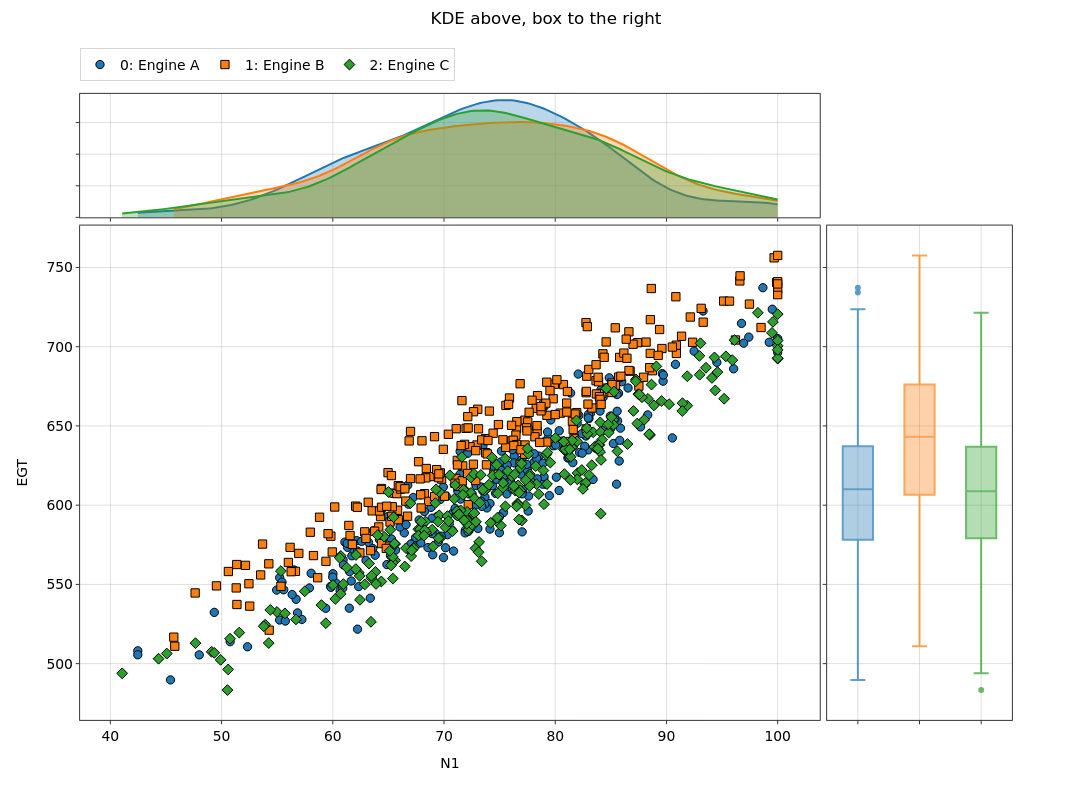

The notebook cell saved with this chart:
### Markdown cell above
## 4. `marginal_x` / `marginal_y` — per-side control

`marginal_x` and `marginal_y` override the kind for one side. Pass `False` to
drop that strip entirely — the main panel then grows into the freed space.

### Code cell
nb = build()
nb.plot_marginal(x='N1', y='EGT', marginal_x='kde', marginal_y='box',
                 suptitle='KDE above, box to the right')

### Figure 1 — Plotly figure (JSON) as saved in the notebook; plotly's stock layout.template omitted (floating-point values rounded to 4 significant figures; data arrays with more than 128 entries replaced by an {"elided": "..."} marker saying what was removed)
{"data": [{"hovertemplate": "<b><u>Set: 0</u></b><br><b>Engine A</b><br>N1: %{x:.2f}<br>EGT: %{y:.2f}<extra></extra>", "legendgroup": "group_0", "legendrank": 1000, "line": {"color": "#1f77b4", "width": 2}, "marker": {"color": "#1f77b4", "line": {"color": "black", "width": 1}, "size": 8.3, "symbol": "circle"}, "mode": "markers", "name": "0: Engine A", "opacity": 1, "showlegend": true, "type": "scatter", "x": {"elided": "250 float values"}, "xaxis": "x3", "y": {"elided": "250 float values"}, "yaxis": "y3"}, {"fill": "tozeroy", "fillcolor": "rgba(31,119,180,0.3)", "hovertemplate": "0: Engine A<br>%{x:.3g}: %{y:.3g}<extra></extra>", "legendgroup": "group_0", "legendrank": 1000, "line": {"color": "#1f77b4", "width": 2}, "mode": "lines", "name": "0: Engine A", "opacity": 0.7, "showlegend": false, "type": "scatter", "x": {"elided": "200 float values"}, "xaxis": "x", "y": {"elided": "200 float values"}, "yaxis": "y"}, {"legendgroup": "group_0", "legendrank": 1000, "line": {"color": "#1f77b4"}, "marker": {"color": "#1f77b4"}, "name": "0: Engine A", "opacity": 0.7, "orientation": "v", "showlegend": false, "type": "box", "xaxis": "x4", "y": {"elided": "250 float values"}, "yaxis": "y4"}, {"hovertemplate": "<b><u>Set: 1</u></b><br><b>Engine B</b><br>N1: %{x:.2f}<br>EGT: %{y:.2f}<extra></extra>", "legendgroup": "group_1", "legendrank": 1001, "line": {"color": "#ff7f0e", "width": 2}, "marker": {"color": "#ff7f0e", "line": {"color": "black", "width": 1}, "size": 8.3, "symbol": "square"}, "mode": "markers", "name": "1: Engine B", "opacity": 1, "showlegend": true, "type": "scatter", "x": {"elided": "250 float values"}, "xaxis": "x3", "y": {"elided": "250 float values"}, "yaxis": "y3"}, {"fill": "tozeroy", "fillcolor": "rgba(255,127,14,0.3)", "hovertemplate": "1: Engine B<br>%{x:.3g}: %{y:.3g}<extra></extra>", "legendgroup": "group_1", "legendrank": 1001, "line": {"color": "#ff7f0e", "width": 2}, "mode": "lines", "name": "1: Engine B", "opacity": 0.7, "showlegend": false, "type": "scatter", "x": {"elided": "200 float values"}, "xaxis": "x", "y": {"elided": "200 float values"}, "yaxis": "y"}, {"legendgroup": "group_1", "legendrank": 1001, "line": {"color": "#ff7f0e"}, "marker": {"color": "#ff7f0e"}, "name": "1: Engine B", "opacity": 0.7, "orientation": "v", "showlegend": false, "type": "box", "xaxis": "x4", "y": {"elided": "250 float values"}, "yaxis": "y4"}, {"hovertemplate": "<b><u>Set: 2</u></b><br><b>Engine C</b><br>N1: %{x:.2f}<br>EGT: %{y:.2f}<extra></extra>", "legendgroup": "group_2", "legendrank": 1002, "line": {"color": "#2ca02c", "width": 2}, "marker": {"color": "#2ca02c", "line": {"color": "black", "width": 1}, "size": 8.3, "symbol": "diamond"}, "mode": "markers", "name": "2: Engine C", "opacity": 1, "showlegend": true, "type": "scatter", "x": {"elided": "250 float values"}, "xaxis": "x3", "y": {"elided": "250 float values"}, "yaxis": "y3"}, {"fill": "tozeroy", "fillcolor": "rgba(44,160,44,0.3)", "hovertemplate": "2: Engine C<br>%{x:.3g}: %{y:.3g}<extra></extra>", "legendgroup": "group_2", "legendrank": 1002, "line": {"color": "#2ca02c", "width": 2}, "mode": "lines", "name": "2: Engine C", "opacity": 0.7, "showlegend": false, "type": "scatter", "x": {"elided": "200 float values"}, "xaxis": "x", "y": {"elided": "200 float values"}, "yaxis": "y"}, {"legendgroup": "group_2", "legendrank": 1002, "line": {"color": "#2ca02c"}, "marker": {"color": "#2ca02c"}, "name": "2: Engine C", "opacity": 0.7, "orientation": "v", "showlegend": false, "type": "box", "xaxis": "x4", "y": {"elided": "250 float values"}, "yaxis": "y4"}], "layout": {"barmode": "overlay", "height": 800, "hoverlabel": {"font": {"size": 13.9}}, "legend": {"font": {"size": 13.9}, "orientation": "h", "x": 0, "xanchor": "left", "y": 0.9397, "yanchor": "top", "yref": "container"}, "margin": {"r": 80, "t": 86.22}, "meta": {"uc_legend_rows": 1}, "showlegend": true, "title": {"font": {"size": 16.7}, "text": "KDE above, box to the right", "x": 0.5, "xanchor": "center", "y": 0.985, "yanchor": "top", "yref": "container"}, "width": 1200, "xaxis": {"anchor": "y", "domain": [0.0, 0.7938], "matches": "x3", "showticklabels": false, "tickfont": {"size": 13.9}, "title": {"font": {"size": 13.9}}}, "xaxis2": {"anchor": "y2", "domain": [0.8002, 1.0], "tickfont": {"size": 13.9}, "title": {"font": {"size": 13.9}}, "visible": false}, "xaxis3": {"anchor": "y3", "domain": [0.0, 0.7938], "tickfont": {"size": 13.9}, "title": {"font": {"size": 13.9}, "standoff": 15, "text": "N1"}}, "xaxis4": {"anchor": "y4", "domain": [0.8015, 1.0], "showticklabels": false, "tickfont": {"size": 13.9}, "title": {"font": {"size": 13.9}}}, "yaxis": {"anchor": "x", "domain": [0.8026, 1.0], "showticklabels": false, "tickfont": {"size": 13.9}, "title": {"font": {"size": 13.9}}}, "yaxis2": {"anchor": "x2", "domain": [0.8002, 1.0], "tickfont": {"size": 13.9}, "title": {"font": {"size": 13.9}}, "visible": false}, "yaxis3": {"anchor": "x3", "domain": [0.0, 0.7897], "tickfont": {"size": 13.9}, "title": {"font": {"size": 13.9}, "standoff": 15, "text": "EGT"}}, "yaxis4": {"anchor": "x4", "domain": [0.0, 0.7897], "matches": "y3", "showticklabels": false, "tickfont": {"size": 13.9}, "title": {"font": {"size": 13.9}}}}}
